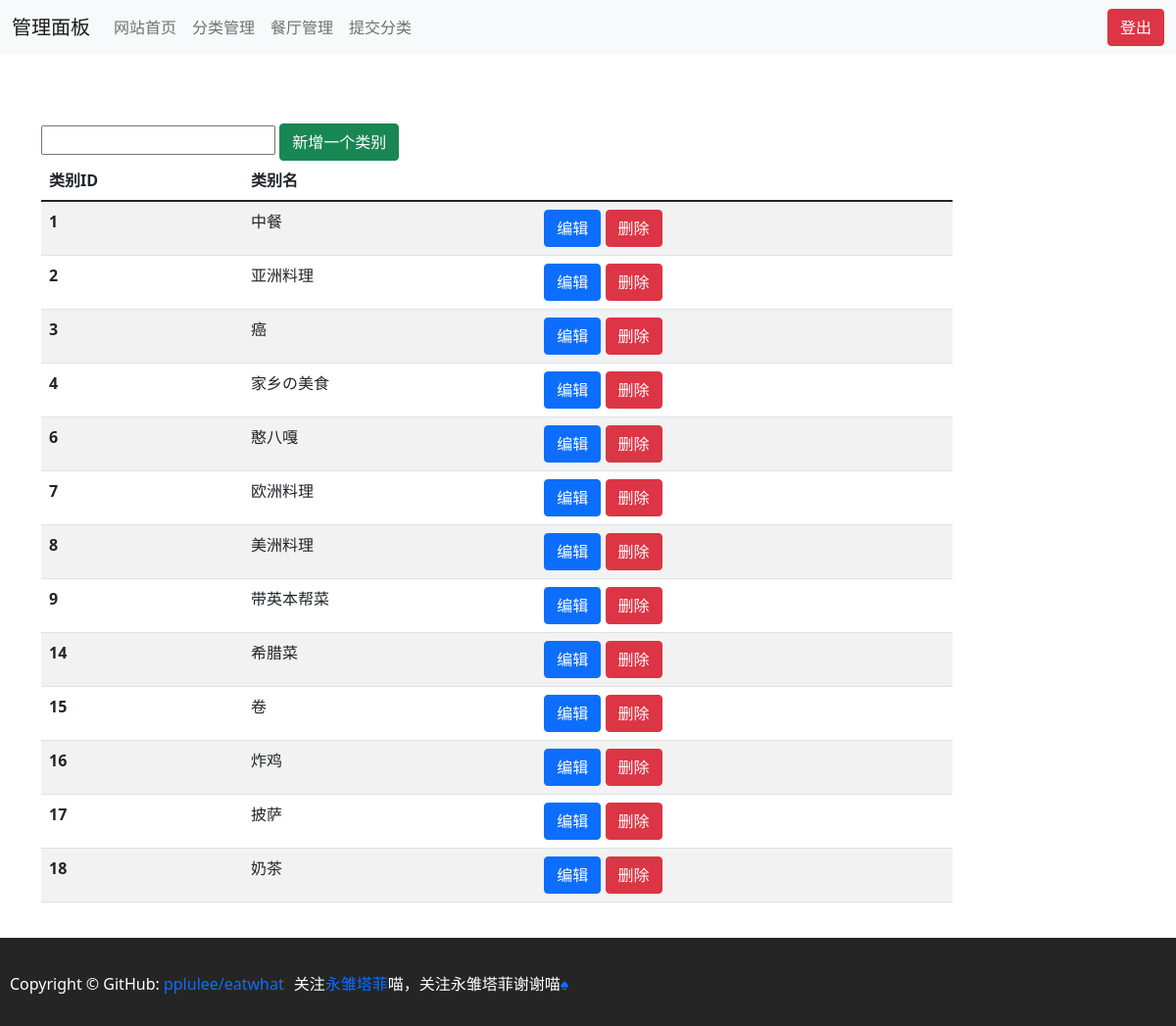
The app's page /admin/category.php (signed in), older data.
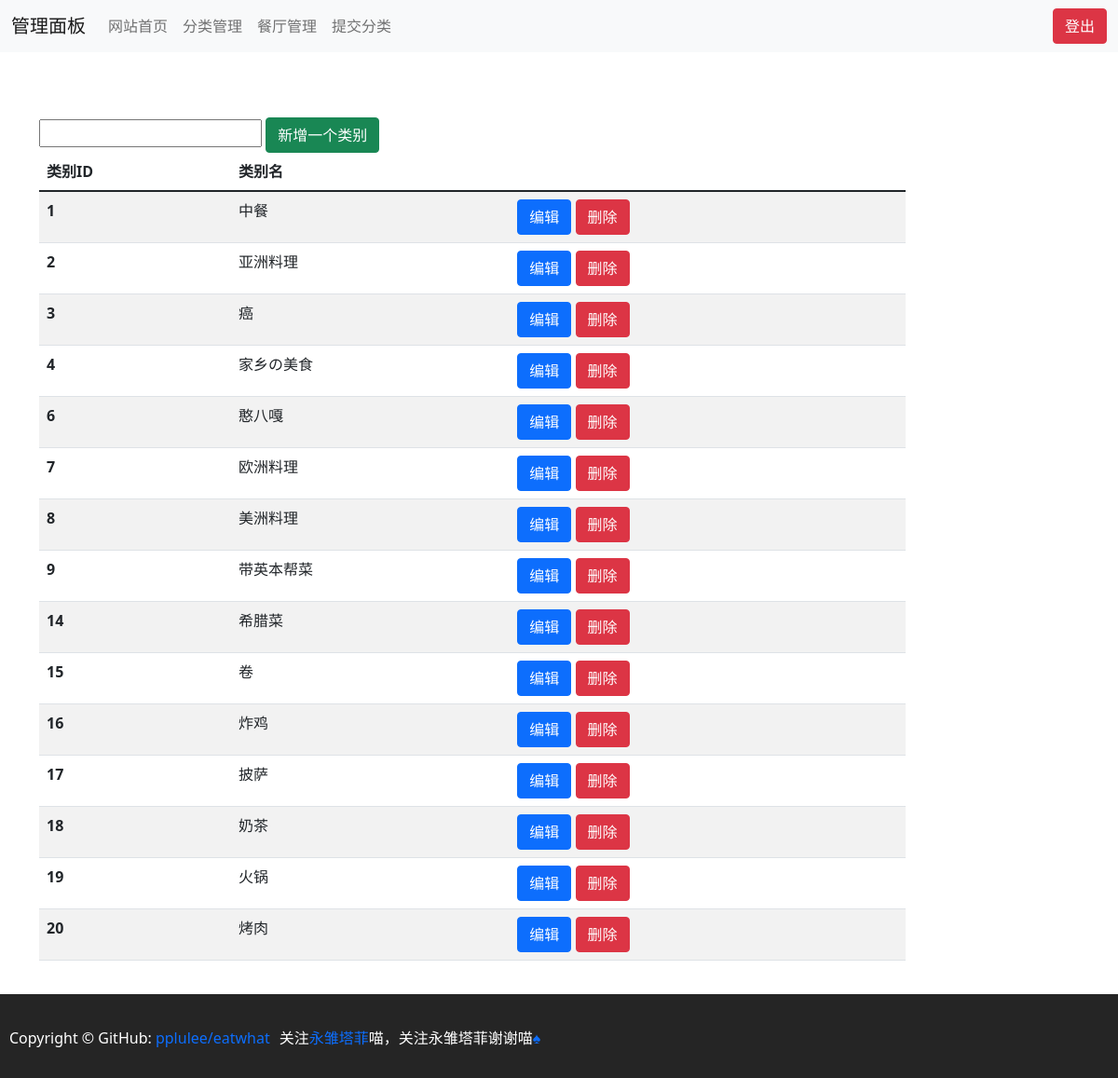
The same page, newer data.
### tables this page shows
CREATE TABLE `category` (
  `id` tinyint(3) unsigned NOT NULL AUTO_INCREMENT,
  `name` text NOT NULL,
  PRIMARY KEY (`id`)
);

### include/function.php (called while the page is built, shortened)
<?php
function php_self()
{
    return substr($_SERVER['PHP_SELF'], strrpos($_SERVER['PHP_SELF'], '/') + 1);
}

### admin/category.php (the view, shortened to what this page needs)
<?php
include("header.php");
?>
<head>
</head>
<body>
<div class="container" style="padding-top:70px; margin-bottom: 110px">
    <div class="col-md-10 center-block" style="float: none;">
        <div class="table-responsive">
            <form action="" method="post">
                <input type="text" name="category_name">
                <button type="submit" name="submit" class="btn btn-success">新增一个类别</button>
            </form>
            <table class="table table-striped">
                <thead>
                <tr>
                    <th scope="col">类别ID</th>
                    <th scope="col">类别名</th>
                </tr>
                </thead>
                <tbody>
                <?php
                $result = mysqli_query($conn, "SELECT id,name FROM category;");
                if (mysqli_num_rows($result) > 0) {
                    while ($row = mysqli_fetch_assoc($result)) {
                        echo "<tr><th scope='row'>{$row['id']}</th><td>{$row['name']}</td><td><a href='editcateg.php?action=edit&id={$row['id']}' class='btn btn-primary'>编辑</a> <a href='editcateg.php?action=delete&id={$row['id']}' class='btn btn-danger'>删除</a></td></tr>";
                    }
                }
                ?>
                </tbody>
            </table>
        </div>
    </div>
</div>
<?php
include("../footer.php");
?>
</body>

### include/common.php (shortened to what this page needs)
<?php
include("function.php");
echo '<!DOCTYPE html>
<html lang="zh-Hans">
<head>
    <meta charset="utf-8">
    <meta name="viewport" content="width=device-width, initial-scale=1">
    <link href="https://cdn.jsdelivr.net/npm/bootstrap@5.1.3/dist/css/bootstrap.min.css" rel="stylesheet">
    <style>
    #footer {
            position: fixed;
            bottom: 0;
            background: #252525;
            margin: 0;
            padding: 36px 0 42px;
            width: 100%;
            height: 90px;
        }
        #footer div {
            margin: 0 auto;
            overflow: hidden;
            padding: 0;
            width: auto;
        }
        #footer div p {
            color: #fff;
            float: left;
            line-height: 22px;
            margin: 0 0 0 10px;
            padding: 0;
        }
        #footer div p a {
            text-decoration: none;
        }
    </style>
</head>
<body>
<script src="https://cdn.jsdelivr.net/npm/bootstrap@5.2.0-beta1/dist/js/bootstrap.bundle.min.js"
></script>
</body>
</html>';

### admin/header.php (shortened to what this page needs)
<?php
include("../include/common.php");
if (php_self() != "login.php" && $_SESSION['isLogin']) {
    echo '<nav class="navbar navbar-expand-lg navbar-light bg-light">
    <div class="container-fluid">
        <a class="navbar-brand" href="index.php">管理面板</a>
        <button class="navbar-toggler" type="button" data-bs-toggle="collapse" data-bs-target="#navbarSupportedContent"
                aria-controls="navbarSupportedContent" aria-expanded="false" aria-label="Toggle navigation">
            <span class="navbar-toggler-icon"></span>
        </button>
        <div class="collapse navbar-collapse" id="navbarSupportedContent">
            <ul class="navbar-nav me-auto mb-2 mb-lg-0">
                <li class="nav-item">
                    <a class="nav-link" href="../index.php">网站首页</a>
                </li>
                <li class="nav-item">
                    <a class="nav-link" href="category.php">分类管理</a>
                </li>
                <li class="nav-item">
                    <a class="nav-link" href="restaurant.php">餐厅管理</a>
                </li>
                <li class="nav-item">
                    <a class="nav-link" href="category_submit.php">提交分类</a>
                </li>
            </ul>
            <a href="login.php?logout" class="btn btn-danger">登出</a>
        </div>
    </div>
</nav>';
}
?>

### footer.php
<div id="footer">
    <div>
        <p>Copyright © GitHub: <a
                    href="https://github.com/pplulee/eatwhat">pplulee/eatwhat</a></p>
        <p>
            关注<a href="https://space.bilibili.com/1265680561">永雏塔菲</a>喵，关注永雏塔菲谢谢喵<a
                    href="https://www.bilibili.com/video/BV1ea4y1W7x1">♠</a>
        </p>
    </div>
</div>

### include/common.php (style rules this page uses)
#footer { position: fixed; bottom: 0; background: #252525; margin: 0; padding: 36px 0 42px; width: 100%; height: 90px; }
#footer div { margin: 0 auto; overflow: hidden; padding: 0; width: auto; }
#footer div p { color: #fff; float: left; line-height: 22px; margin: 0 0 0 10px; padding: 0; }
#footer div p a { text-decoration: none; }

Row changes from the older to the newer data that the page shows:
added category: id "19", name "火锅"
added category: id "20", name "烤肉"
